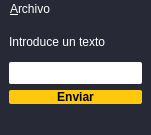
<?xml version="1.0" encoding="UTF-8"?>
<ui version="4.0">
 <class>MainWindow</class>
 <widget class="QMainWindow" name="MainWindow">
  <property name="enabled">
   <bool>true</bool>
  </property>
  <property name="geometry">
   <rect>
    <x>0</x>
    <y>0</y>
    <width>151</width>
    <height>135</height>
   </rect>
  </property>
  <property name="windowTitle">
   <string>Primer diseño</string>
  </property>
  <property name="windowIcon">
   <iconset resource="../recursos.qrc">
    <normaloff>:/iconos/recursos/qt.png</normaloff>:/iconos/recursos/qt.png</iconset>
  </property>
  <property name="styleSheet">
   <string notr="true">/* ChatBee */

QWidget
{
	background-color: #282936;
	color: #ffffff;
	border-color: #000000;

}


/*-----QLabel-----*/
QLabel
{
	background-color: #282936;
	color: #ffffff;
	border-color: #000000;

}


/*-----QToolTip-----*/
QToolTip
{
	background-color: #282936;
	color: #fff;
	border: 1px solid #282936;
	font-weight: bold;

}


/*-----QToolButton-----*/
QPushButton
{
	background-color: #ffc80b;
	color: #000000;
	font-weight: bold;
	border: 0px solid;
	border-radius: 2px;

}


QPushButton::hover
{
	background-color: #ffe152;  

}


QPushButton::pressed
{
	background-color: #e5c010;

}


QPushButton::checked
{
	background-color: #e5c010;

}


/*-----QToolButton-----*/
QToolButton
{
	background-color: #ffc80b;
	color: #000000;
	font-weight: bold;
	border: 0px solid;
	border-radius: 2px;

}


QToolButton::hover
{
	background-color: #ffe152;  

}


QToolButton::pressed
{
	background-color: #e5c010;

}


QToolButton::checked
{
	background-color: #e5c010;

}


/*-----QLineEdit-----*/
QLineEdit
{
	background-color: white;
	color: #000000;
	padding: 3px;
	border: 0px solid;
	border-radius: 2px;
	selection-background-color: #0949ff;

}


QLineEdit::focus
{
	padding: 3px;
	border: 1px solid #0949ff;
	border-radius: 2px;

}


/*-----QTextEdit-----*/
QTextEdit
{
	background-color: white;
	color: #000;
	border-color: #000000;
	border: 0px solid;
	border-radius: 2px;

}


/*-----QListView-----*/
QListView
{
	background-color: #3a3a4e;
	color: #fff;
	border: 0px solid;
	border-radius: 2px;
	font-weight: bold;

}


QListView::item 
{
    padding: 5px;

}


QListView::item:selected 
{
    border: 1px solid #ffc80b;
    border: none;
    color: #000;
}


QListView::item:selected:!active 
{
    background-color: #ffc80b;
    border: none;
    color: #000;

}


QListView::item:selected:active 
{
    background-color: #ffc80b;
    border: none;
    color: #000;

}


QListView::item:hover 
{
    background-color: #282936;
    border: none;

}


/*-----QScrollBar-----*/
QScrollBar:vertical 
{
   border: none;
   width: 10px;

}


QScrollBar:horizontal 
{
   border: none;
   height: 10px;

}


QScrollBar::handle:vertical,
QScrollBar::handle:horizontal
{
   border: none;
   border-radius : 0px;
   background-color: #ffc80b;
   min-height: 80px;
   width : 12px;

}


QScrollBar::handle:vertical:hover,
QScrollBar::handle:horizontal:hover
{
   background-color: #e5c010; 

}


QScrollBar::add-line:vertical,
QScrollBar::add-line:horizontal
{
   border: none;
   background: transparent;
   height: 0px;
   subcontrol-position: bottom;
   subcontrol-origin: margin;

}


QScrollBar::add-line:vertical:hover,
QScrollBar::add-line:horizontal:hover
{
   background-color: transparent;

}


QScrollBar::add-line:vertical:pressed, 
QScrollBar::add-line:horizontal:pressed
{
   background-color: #3f3f3f;

}


QScrollBar::sub-line:vertical,
QScrollBar::sub-line:horizontal
{
   border: none;
   background: transparent;
   height: 0px;

}


QScrollBar::sub-line:vertical:hover,
QScrollBar::sub-line:horizontal:hover
{
   background-color: transparent;

}


QScrollBar::sub-line:vertical:pressed,
QScrollBar::sub-line:horizontal:pressed
{
   background-color: #3f3f3f;

}


QScrollBar::up-arrow:vertical,
QScrollBar::up-arrow:horizontal
{
   width: 0px;
   height: 0px;
   background: transparent;

}


QScrollBar::down-arrow:vertical, 
QScrollBar::down-arrow:horizontal
{
   width: 0px;
   height: 0px;
   background: transparent;

}


QScrollBar::add-page:vertical, QScrollBar::sub-page:vertical,
QScrollBar::add-page:horizontal, QScrollBar::sub-page:horizontal
{
   background-color: white;
	
}
</string>
  </property>
  <widget class="QWidget" name="centralwidget">
   <layout class="QVBoxLayout" name="verticalLayout">
    <item>
     <widget class="QLabel" name="label">
      <property name="text">
       <string>Introduce un texto</string>
      </property>
      <property name="alignment">
       <set>Qt::AlignLeading|Qt::AlignLeft|Qt::AlignVCenter</set>
      </property>
     </widget>
    </item>
    <item>
     <widget class="QLineEdit" name="lineEdit"/>
    </item>
    <item>
     <widget class="QPushButton" name="pushButton">
      <property name="statusTip">
       <string>Soy un botón</string>
      </property>
      <property name="text">
       <string>Enviar</string>
      </property>
     </widget>
    </item>
   </layout>
  </widget>
  <widget class="QMenuBar" name="menubar">
   <property name="geometry">
    <rect>
     <x>0</x>
     <y>0</y>
     <width>151</width>
     <height>22</height>
    </rect>
   </property>
   <widget class="QMenu" name="menuArchivo">
    <property name="title">
     <string>&amp;Archivo</string>
    </property>
    <addaction name="action_Salir"/>
   </widget>
   <addaction name="menuArchivo"/>
  </widget>
  <widget class="QStatusBar" name="statusbar"/>
  <action name="actionCtrl_Q">
   <property name="text">
    <string>Ctrl+Q</string>
   </property>
  </action>
  <action name="action_Salir">
   <property name="icon">
    <iconset resource="../recursos.qrc">
     <normaloff>:/iconos/recursos/exit.png</normaloff>:/iconos/recursos/exit.png</iconset>
   </property>
   <property name="text">
    <string>&amp;Salir</string>
   </property>
   <property name="shortcut">
    <string>Ctrl+Q</string>
   </property>
  </action>
 </widget>
 <resources>
  <include location="../recursos.qrc"/>
 </resources>
 <connections/>
</ui>
